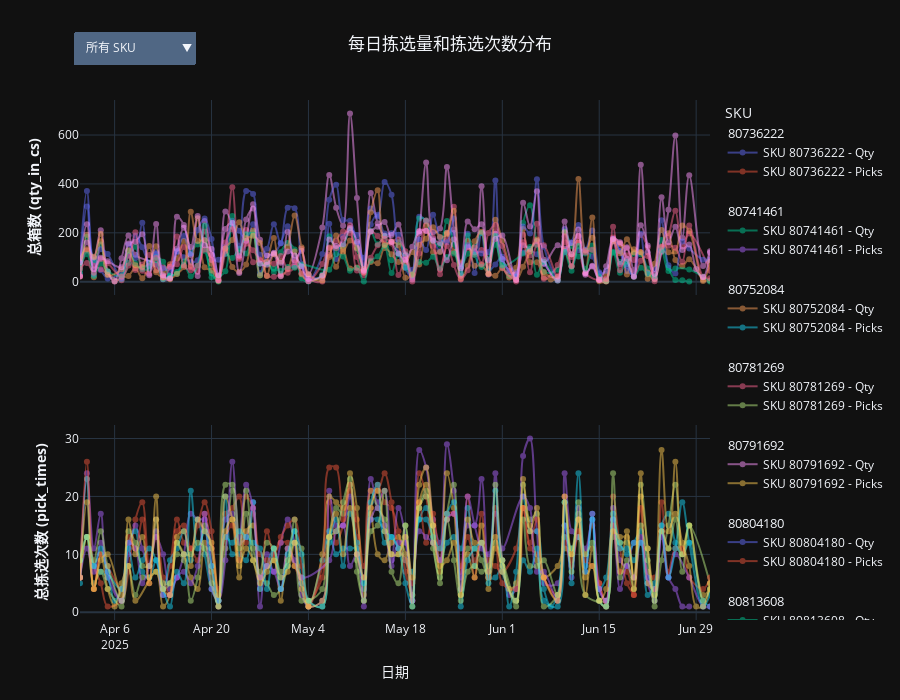

Here is the notebook cell this chart was saved with:
### Code cell
def plot_sku_daily_distribution(df, skus_to_plot=None, total_days=92):
    """
    使用 Plotly 绘制指定 SKU 的每日 qty_in_cs 和 pick_times 分布，
    支持交互式 SKU 选择，并显示额外统计信息和阈值线。
    qty_in_cs 和 pick_times 分别在独立的子图中显示。

    参数:
    df (pd.DataFrame): 包含 'item_number', 'date', 'total_qty_in_cs', 'total_pick_times' 的 DataFrame。
    skus_to_plot (list, optional): 要在下拉菜单中提供的 SKU 列表。如果为 None，则使用 df 中的所有唯一 SKU。
    total_days (int): 用于计算百分比的总天数，默认为92。
    """
    fig = make_subplots(rows=2, cols=1, shared_xaxes=True,
                        subplot_titles=("每日总箱数 (qty_in_cs)", "每日总拣选次数 (pick_times)"))

    # 确保 'date' 列是 datetime 类型
    if not pd.api.types.is_datetime64_any_dtype(df['date']):
        df['date'] = pd.to_datetime(df['date'])

    if skus_to_plot is None:
        skus_to_plot = sorted(df['item_number'].unique())
    else:
        # 确保 skus_to_plot 中的 SKU 存在于 df 中并排序
        skus_to_plot = sorted(list(set(skus_to_plot) & set(df['item_number'].unique())))

    if not skus_to_plot:
        print("没有可供绘制的SKU。请检查输入数据和skus_to_plot列表。")
        return

    # 为所有SKU添加轨迹
    for sku in skus_to_plot:
        sku_data = df[df['item_number'] == sku].sort_values(by='date')
        # Qty trace
        fig.add_trace(
                go.Scatter(
                        x=sku_data['date'], y=sku_data['total_qty_in_cs'], name=f'SKU {sku} - Qty',
                        mode='lines+markers', visible=True, legendgroup=sku, legendgrouptitle_text=sku,
                        line=dict(shape='spline'),  # 添加平滑处理
                        opacity=0.5
                ),
                row=1, col=1,
        )
        # Pick times trace
        fig.add_trace(
                go.Scatter(
                        x=sku_data['date'], y=sku_data['total_pick_times'], name=f'SKU {sku} - Picks',
                        mode='lines+markers', visible=True, legendgroup=sku,
                        # Removed legendgrouptitle_text to avoid duplicate title
                        line=dict(shape='spline'),  # 添加平滑处理
                        opacity=0.5
                ),
                row=2, col=1,
        )

    buttons = []

    # “所有 SKU” 按钮
    all_skus_trace_visibility = [True] * (len(skus_to_plot) * 2)  # 2 traces per SKU
    buttons.append(dict(
            label="所有 SKU",
            method="update",
            args=[
                {
                    "visible":                       all_skus_trace_visibility,
                    "shapes[0].visible":             False,  # 隐藏水位线
                    "layout.annotations[0].visible": False  # 隐藏统计信息注解
                },
                {  # Layout updates
                    "title_text":       "所有 SKU 每日拣选量和拣选次数分布",
                    "xaxis.autorange":  True,  # 确保X轴根据数据自动调整范围
                    "xaxis2.autorange": True  # 对第二个（共享的）X轴也应用自动调整范围
                }
            ]
    ))

    # 为每个单独的SKU创建按钮
    for i, sku in enumerate(skus_to_plot):
        sku_data_for_stats = df[df['item_number'] == sku]
        days_gt_6 = sku_data_for_stats[sku_data_for_stats['total_pick_times'] > 6].shape[0]
        percentage_gt_6 = (days_gt_6 / total_days) * 100 if total_days > 0 else 0
        total_picks = sku_data_for_stats['total_pick_times'].sum()
        total_qty = sku_data_for_stats['total_qty_in_cs'].sum()

        main_title_for_sku = f"SKU {sku} 每日拣选量和拣选次数分布"
        stats_text_for_annotation = (f">6次拣选天数: {days_gt_6} ({percentage_gt_6:.1f}%) | "
                                     f"总拣选: {total_picks} | 总数量: {total_qty}")

        current_sku_trace_visibility = [False] * (len(skus_to_plot) * 2)
        current_sku_trace_visibility[i * 2] = True  # Qty 轨迹 for SKU i
        current_sku_trace_visibility[i * 2 + 1] = True  # Pick times 轨迹 for SKU i

        buttons.append(dict(
                label=f"SKU {sku}",
                method="update",
                args=[
                    {
                        "visible":                       current_sku_trace_visibility,
                        "shapes[0].visible":             True,  # 显示水位线
                        "layout.annotations[0].text":    stats_text_for_annotation,
                        "layout.annotations[0].visible": True
                    },
                    {  # Layout updates
                        "title_text":       main_title_for_sku,
                        "xaxis.autorange":  True,  # 确保X轴根据数据自动调整范围
                        "xaxis2.autorange": True  # 对第二个（共享的）X轴也应用自动调整范围
                    }
                ]
        ))

    # 添加横线形状 (水位线 for pick_times)
    fig.add_shape(
            type="line",
            xref="paper", x0=0, x1=1,
            yref="y2", y0=6, y1=6,  # y2 refers to the y-axis of the second subplot
            line=dict(color="Red", dash="dash", width=2),
            visible=True,  # 初始可见，由按钮控制
            name="6次拣选阈值",
            row=2, col=1  # Specify shape belongs to the second subplot
    )

    fig.update_layout(
            annotations=[
                go.layout.Annotation(
                        text="", showarrow=False,
                        xref="paper", yref="paper",
                        x=0.5, y=1.06,  # Adjusted y for annotation to be above subplots titles
                        xanchor='center', yanchor='bottom',
                        align='center',
                        font=dict(size=10),
                        visible=False
                )
            ],
            updatemenus=[dict(
                    active=0,
                    buttons=buttons,
                    direction="down", pad={"r": 10, "t": 10}, showactive=True,
                    x=0.2, xanchor="right",
                    y=1.15, yanchor="top"  # Adjusted y for updatemenus
            )],
            title_text="每日拣选量和拣选次数分布",  # Initial main title
            title_x=0.5,  # Center the main title
            height=700,  # Adjust height to accommodate two subplots
            legend_title_text='SKU',
            legend_tracegroupgap=20  # Add some space between legend groups if many SKUs
    )

    # Update x-axis title for the shared x-axis
    fig.update_xaxes(title_text='日期', row=2, col=1, range=[df['date'].min(), df['date'].max()])
    # Update y-axis titles for each subplot
    fig.update_yaxes(title_text="<b>总箱数 (qty_in_cs)</b>", row=1, col=1)
    fig.update_yaxes(title_text="<b>总拣选次数 (pick_times)</b>", row=2, col=1)

    fig.show()


# 示例：
# 1. 绘制 daily_sku_summary_df 中所有 SKU 的数据 (下拉菜单将包含所有这些SKU)
# plot_sku_daily_distribution(daily_sku_summary_df)

# 2. 如果只想在下拉菜单中看到 top_93_sku 的选项:
#    首先筛选 DataFrame
# filtered_top93_df = daily_sku_summary_df[daily_sku_summary_df['item_number'].isin(list(top_93_sku))]
# plot_sku_daily_distribution(filtered_top93_df, skus_to_plot=list(top_93_sku)) # skus_to_plot 可以省略，函数会自动从df中获取

# 3. 如果只想在下拉菜单中看到 top_93_sku 中的前5个SKU:
skus_subset = list(top_n_sku[:10])
# 确保 filtered_subset_df 只包含 skus_subset 中的 SKU 数据，并且这些 SKU 确实存在于 daily_sku_summary_df 中
filtered_subset_df = daily_sku_summary_df[daily_sku_summary_df['item_number'].isin(skus_subset)]
plot_sku_daily_distribution(filtered_subset_df, skus_to_plot=skus_subset)  # 明确指定 skus_to_plot 确保下拉列表顺序和内容
